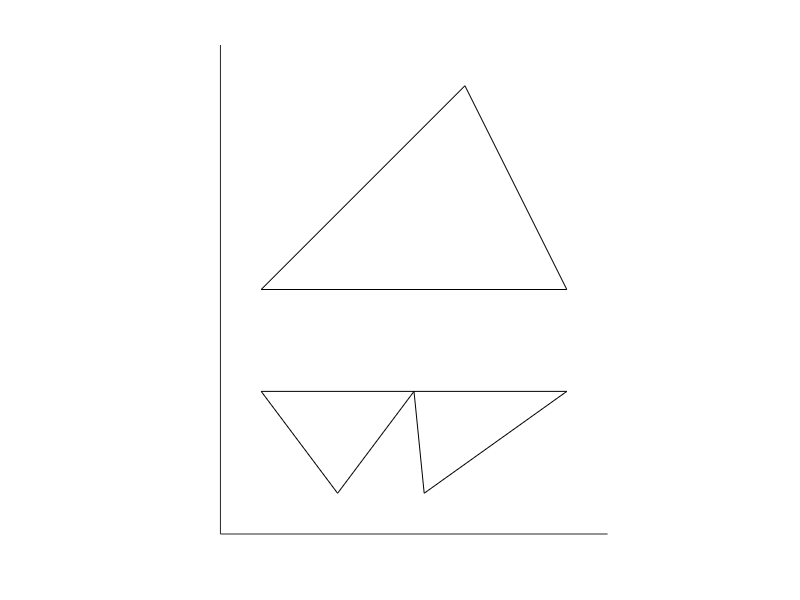

This figure's MATLAB source:
clear;
clc;

hold on
x=[0,1];
y=[0.5,1.5];
plot(x,y,'k');

x=[1.5,1];
y=[0.5,1.5];
plot(x,y,'k');

x=[1.5,0];
y=[0.5,0.5];
plot(x,y,'k');

X=[0,0.375,0.75];
Y=[0,-0.5,0];

x=X(1:2);
y=Y(1:2);
plot(x,y,'k');

x=X(2:3);
y=Y(2:3);
plot(x,y,'k');

x=X(1:2:3);
y=Y(1:2:3);
plot(x,y,'k');

X=[0.75,0.8,1.5];
Y=[0,-0.5,0];

x=X(1:2);
y=Y(1:2);
plot(x,y,'k');

x=X(2:3);
y=Y(2:3);
plot(x,y,'k');

x=X(1:2:3);
y=Y(1:2:3);
plot(x,y,'k');

hold off
axis equal
set(gca,'xlim',[-0.2 1.7]);
set(gca,'ylim',[-0.7 1.7]);
set(gca,'Box','off');
set(gca,'xtick',[]);
set(gca,'ytick',[]);